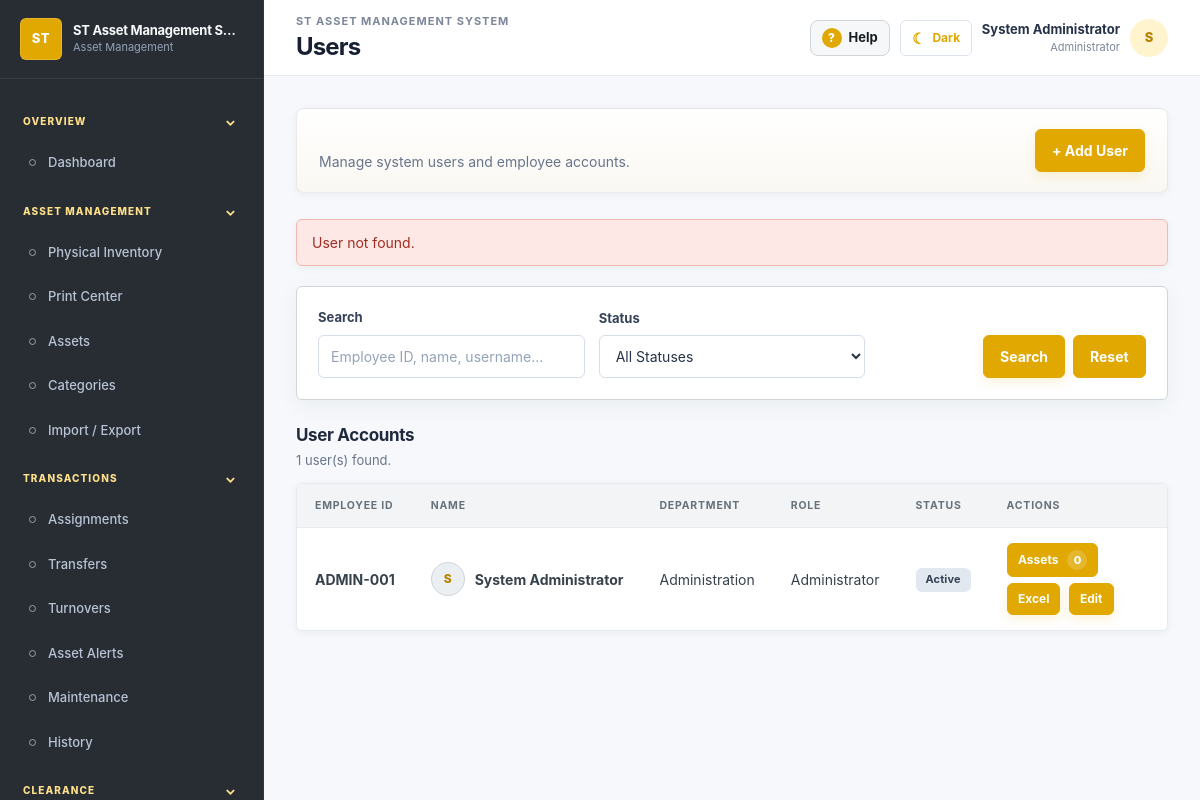
Page /frontend/pages/users.php?error=notfound (signed in) on the committed database.
### tables this page shows
CREATE TABLE users (
 id INT AUTO_INCREMENT PRIMARY KEY, employee_id VARCHAR(50) NULL UNIQUE, username VARCHAR(100) NOT NULL UNIQUE,
 password VARCHAR(255) NOT NULL, full_name VARCHAR(150) NOT NULL, department VARCHAR(150) NULL,
 position VARCHAR(100) NULL, role ENUM('Administrator','Asset Custodian','HR / Clearance Officer','Viewer') NOT NULL DEFAULT 'Viewer',
 status ENUM('Active','Inactive') NOT NULL DEFAULT 'Active', avatar_filename VARCHAR(255) NULL,
 ui_theme_preset VARCHAR(30) NULL, ui_theme_primary VARCHAR(7) NULL, ui_theme_primary_hover VARCHAR(7) NULL,
 ui_theme_sidebar VARCHAR(7) NULL, ui_theme_sidebar_hover VARCHAR(7) NULL, ui_theme_accent VARCHAR(7) NULL,
 ui_theme_mode ENUM('system','light','dark') NOT NULL DEFAULT 'system', created_at TIMESTAMP NOT NULL DEFAULT CURRENT_TIMESTAMP,
 updated_at TIMESTAMP NOT NULL DEFAULT CURRENT_TIMESTAMP ON UPDATE CURRENT_TIMESTAMP
);

### frontend/pages/users.php (the view, shortened to what this page needs)
<?php
require_once "../../backend/includes/header.php";
require_once "../../backend/config/database.php";
$search = trim($_GET["search"] ?? "");
$sql = "
    SELECT
        id,
        employee_id,
        username,
        full_name,
        department,
        position,
        role,
        status,
        avatar_filename,
        created_at,
        (
            SELECT COUNT(*)
            FROM assets assigned_assets
            WHERE assigned_assets.current_user_id = users.id
        ) AS assigned_asset_count
    FROM users
    WHERE 1 = 1
";
$params = [];
$sql .= "
    ORDER BY id DESC
";
$stmt = $conn->prepare($sql);
$stmt->execute($params);
$users = $stmt->fetchAll();
$error = $_GET["error"] ?? "";
?>
<div class="page-header">
    <div>
        <p>
            Manage system users and employee accounts.
        </p>
    </div>
    <div class="page-actions">
        <a
            href="user_add.php"
            class="btn btn-primary"
        >+ Add User</a>
    </div>
</div>
<?php if ($error === "notfound"): ?>
    <div class="alert alert-error">
        User not found.
    </div>
<?php endif; ?>
<div class="filter-container">
    <form
        method="GET"
        action="users.php"
        class="filter-form"
    >
        <div class="form-group">
            <label for="search">
                Search
            </label>
            <input
                type="text"
                id="search"
                name="search"
                value="<?= htmlspecialchars($search) ?>"
                placeholder="Employee ID, name, username..."
            >
        </div>
        <div class="form-group">
            <label for="status">
                Status
            </label>
            <select
                id="status"
                name="status"
            >
                <option value="">
                    All Statuses
                </option>
            </select>
        </div>
        <div class="filter-actions">
            <button
                type="submit"
                class="btn btn-primary"
            >
                Search
            </button>
            <a
                href="users.php"
                class="btn btn-secondary"
            >
                Reset
            </a>
        </div>
    </form>
</div>
<div class="dashboard-section">
    <div class="section-header">
        <div>
            <h2>
                User Accounts
            </h2>
            <p>
                <?= count($users) ?> user(s) found.
            </p>
        </div>
    </div>
    <div class="table-container">
        <table class="primary-info-table users-table">
            <thead>
                <tr>
                    <th>Employee ID</th>
                    <th>Name</th>
                    <th>Department</th>
                    <th>Role</th>
                    <th>Status</th>
                    <th>Actions</th>
                </tr>
            </thead>
            <tbody>
                <?php if (count($users) > 0): ?>
                    <?php foreach ($users as $user): ?>
                        <tr>
                            <td>
                                <strong>
                                    <?= htmlspecialchars(
                                        $user["employee_id"] ?? "-"
                                    ) ?>
                                </strong>
                            </td>
                            <td>
                                <div class="user-table-identity">
                                    <?php if (!empty($user["avatar_filename"])): ?>
                                        <img
                                            class="table-avatar"
                                            src="/st/uploads/avatars/<?= htmlspecialchars(rawurlencode($user["avatar_filename"])) ?>"
                                            alt="Profile picture"
                                        >
                                    <?php else: ?>
                                        <span class="table-avatar table-avatar-fallback">
                                            <?= htmlspecialchars(strtoupper(substr(trim($user["full_name"] ?? "U"), 0, 1))) ?>
                                        </span>
                                    <?php endif; ?>
                                    <strong>
                                        <?= htmlspecialchars($user["full_name"]) ?>
                                    </strong>
                                </div>
                            </td>
                            <td>
                                <?= htmlspecialchars(
                                    $user["department"] ?? "-"
                                ) ?>
                            </td>
                            <td>
                                <?= htmlspecialchars(
                                    $user["role"]
                                ) ?>
                            </td>
                            <td>
                                <span class="status-badge status-<?= strtolower(
                                    $user["status"]
                                ) ?>">
                                    <?= htmlspecialchars(
                                        $user["status"]
                                    ) ?>
                                </span>
                            </td>
                            <td>
                                <div class="user-action-buttons">
                                    <a
                                        href="user_assets.php?id=<?= (int) $user["id"] ?>"
                                        class="btn btn-small btn-secondary"
                                        title="View all assets currently assigned to this user"
                                    >
                                        Assets
                                        <span class="action-count">
                                            <?= (int) ($user["assigned_asset_count"] ?? 0) ?>
                                        </span>
                                    </a>
                                    <a
                                        href="user_assets_export.php?id=<?= (int) $user["id"] ?>"
                                        class="btn btn-small btn-primary"
                                        title="Download the current assigned asset list as Excel"
                                    >
                                        Excel
                                    </a>
                                    <a
                                        href="user_edit.php?id=<?= (int) $user["id"] ?>"
                                        class="btn btn-small btn-primary"
                                    >
                                        Edit
                                    </a>
                                </div>
                            </td>
                        </tr>
                    <?php endforeach; ?>
                <?php endif; ?>
            </tbody>
        </table>
    </div>
</div>
<?php
require_once "../../backend/includes/footer.php";
?>

### rows in the picture
users: employee "ADMIN-001", full_name "S", full_name "System Administrator", department "Administration", role "Administrator", status "Active", assigned_asset_count "0"

### other values in the picture
$app_name "ST Asset Management S…"
$app_name "ST ASSET MANAGEMENT SYSTEM"
$page_title "Users"
$user_name "System Administrator"
$_SESSION["role"] "Administrator"
$user_initial ?: "U" "S"
count($users) "1"
